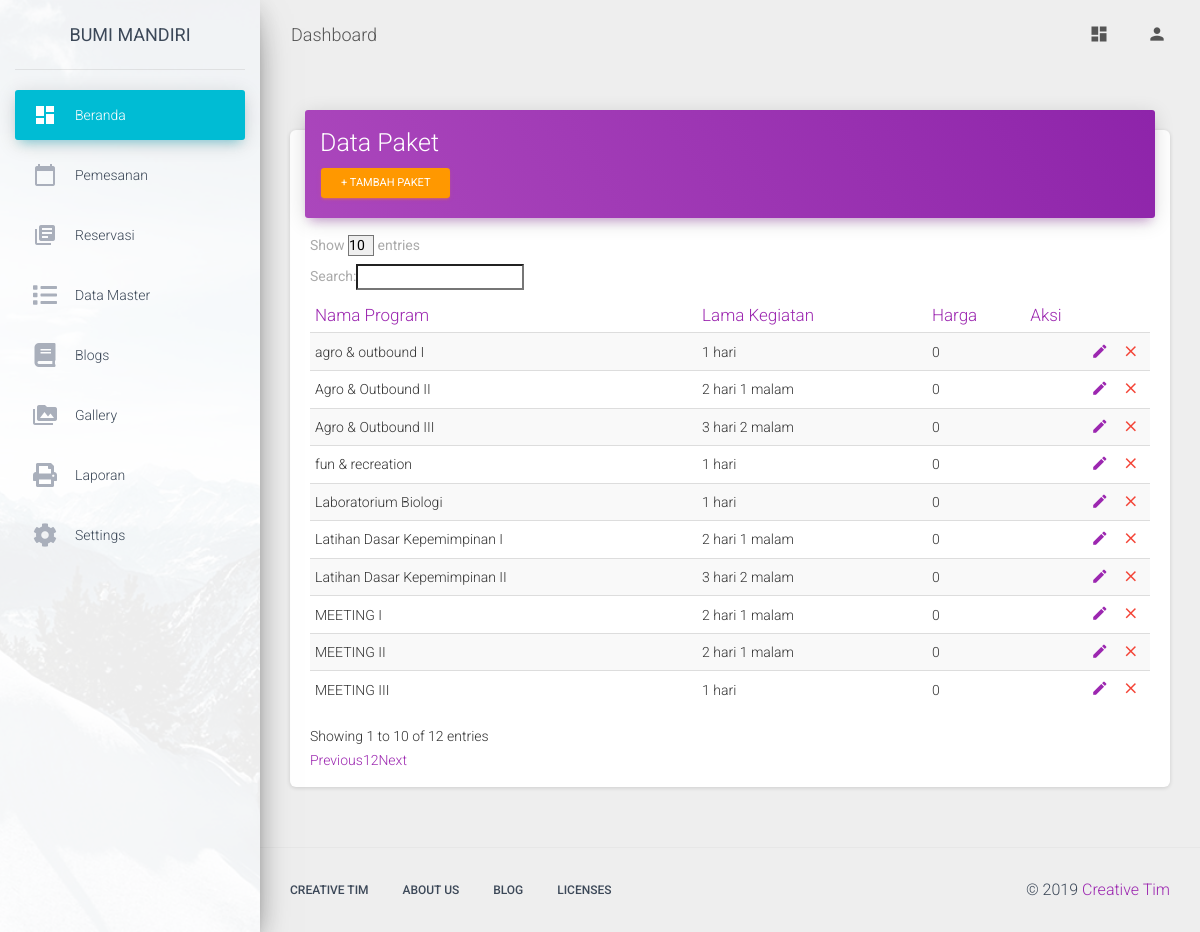
Page /index.php/admin/data_program on the committed database.
### tables this page shows
CREATE TABLE IF NOT EXISTS `paket_program` (
  `id` int(11) NOT NULL AUTO_INCREMENT,
  `nama_program` varchar(30) NOT NULL,
  `fasilitas` varchar(100) NOT NULL,
  `konsumsi` varchar(80) NOT NULL,
  `lama_kegiatan` varchar(20) NOT NULL,
  `jumlah_hari` int(11) NOT NULL,
  `harga` int(11) NOT NULL,
  `status` int(11) NOT NULL,
  `paket_jenis_id` int(11) NOT NULL,
  PRIMARY KEY (`id`)
);

### application/controllers/Admin.php (called while the page is built, shortened)
<?php
class Admin extends CI_Controller {
	function __construct(){
		$this->load->helper('url');
		$this->load->model('Admin_model');
		$this->load->model('Paket_model');
		$this->load->model('Reservasi_model');
		$this->load->model('Pemesanan');
	}
	public function data_program()
	{
		$data=array('res'=>$this->Paket_model->get_paket_program());
		$this->load->view('admin/template/head');
		$this->load->view('admin/template/sidebar');
		$this->load->view('admin/paket_program', $data);
		$this->load->view('admin/template/foot');
	}
}

### index.php (called while the page is built, shortened)
<?php
require_once BASEPATH.'core/CodeIgniter.php';

### application/models/Paket_model.php (called while the page is built, shortened)
<?php
class Paket_model extends CI_Model {
	function get_paket_program(){
		$result=$this->db->query("SELECT * FROM paket_program");
        return $result;
	}
}

### application/views/admin/paket_program.php (the view, shortened to what this page needs)
<!DOCTYPE html>
<html lang="en">
    <div class="main-panel">
      <nav class="navbar navbar-expand-lg navbar-transparent navbar-absolute fixed-top ">
        <div class="container-fluid">
          <div class="navbar-wrapper">
            <a class="navbar-brand" href="#pablo">Dashboard</a>
          </div>
          <div class="collapse navbar-collapse justify-content-end">
            <ul class="navbar-nav">
              <li class="nav-item">
                <a class="nav-link" href="#pablo">
                  <i class="material-icons">dashboard</i>
                </a>
              </li>
              <li class="nav-item dropdown">
                <a class="nav-link" href="#pablo" id="navbarDropdownProfile" data-toggle="dropdown" aria-haspopup="true" aria-expanded="false">
                  <i class="material-icons">person</i>
                </a>
              </li>
            </ul>
          </div>
        </div>
      </nav>
      <div class="content">
        <div class="container-fluid">
          <div class="">
              <div class="card">
                <div class="card-header card-header-primary">
                  <h3 class="card-title">Data Paket</h3>
                  <button type="button" class="btn btn-warning btn-sm">+ Tambah Paket</button>
                </div>
                <div class="card-body table-responsive">
                  <table id="myTable" class="table table-hover  table-striped">
                    <thead class="text-primary">
                      <th>Nama Program</th>
                      <th>Lama Kegiatan</th>
                      <th>Harga</th>
                      <th>Aksi</th>
                    </thead>
                    <tbody><?php foreach ($res->result() as $post): ?>
                      <tr>
                        <td><?php echo $post->nama_program  ?></td>
                        <td><?php echo $post->lama_kegiatan  ?></td>
                        <td><?php echo $post->harga  ?></td>
                        <td class="td-actions text-right">
                              <button type="button" rel="tooltip" title="Edit Task" class="btn btn-primary btn-link btn-sm">
                                <i class="material-icons">edit</i>
                              </button>
                              <button type="button" rel="tooltip" title="Remove" class="btn btn-danger btn-link btn-sm">
                                <i class="material-icons">close</i>
                              </button>
                            </td>
                      </tr>
                    <?php endforeach; ?></tbody>
                  </table>
                </div>
              </div>
            </div>
        </div>
      </div>
      <footer class="footer">
        <div class="container-fluid">
          <nav class="float-left">
            <ul>
              <li>
                <a href="https://www.creative-tim.com">
                  Creative Tim
                </a>
              </li>
              <li>
                <a href="https://creative-tim.com/presentation">
                  About Us
                </a>
              </li>
              <li>
                <a href="http://blog.creative-tim.com">
                  Blog
                </a>
              </li>
              <li>
                <a href="https://www.creative-tim.com/license">
                  Licenses
                </a>
              </li>
            </ul>
          </nav>
          <div class="copyright float-right">
            &copy;
            <a href="https://www.creative-tim.com" target="_blank">Creative Tim</a>
          </div>
        </div>
      </footer>
    </div>
  </div>

### rows in the picture
paket_program: nama_program "agro & outbound I", lama_kegiatan "1 hari", harga "0"
paket_program: nama_program "Agro & Outbound II", lama_kegiatan "2 hari 1 malam", harga "0"
paket_program: nama_program "Agro & Outbound III", lama_kegiatan "3 hari 2 malam", harga "0"
paket_program: nama_program "Latihan Dasar Kepemimpinan I", lama_kegiatan "2 hari 1 malam", harga "0"
paket_program: nama_program "Latihan Dasar Kepemimpinan II", lama_kegiatan "3 hari 2 malam", harga "0"
paket_program: nama_program "Laboratorium Biologi", lama_kegiatan "1 hari", harga "0"
paket_program: nama_program "MEETING I", lama_kegiatan "2 hari 1 malam", harga "0"
paket_program: nama_program "MEETING II", lama_kegiatan "2 hari 1 malam", harga "0"
paket_program: nama_program "MEETING III", lama_kegiatan "1 hari", harga "0"
paket_program: nama_program "fun & recreation", lama_kegiatan "1 hari", harga "0"
